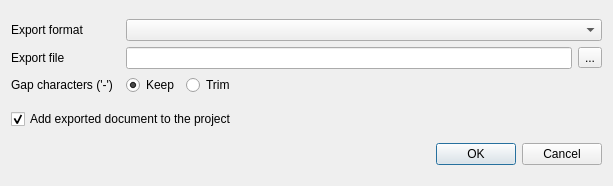
<?xml version="1.0" encoding="UTF-8"?>
<ui version="4.0">
 <class>U2::ExportMSA2SequencesDialog</class>
 <widget class="QDialog" name="U2::ExportMSA2SequencesDialog">
  <property name="geometry">
   <rect>
    <x>0</x>
    <y>0</y>
    <width>613</width>
    <height>186</height>
   </rect>
  </property>
  <property name="minimumSize">
   <size>
    <width>550</width>
    <height>0</height>
   </size>
  </property>
  <property name="windowTitle">
   <string>Convert Alignment to Separate Sequences</string>
  </property>
  <property name="modal">
   <bool>true</bool>
  </property>
  <layout class="QVBoxLayout" name="verticalLayout">
   <item>
    <layout class="QGridLayout" name="gridLayout">
     <item row="0" column="0">
      <widget class="QLabel" name="formatLabel">
       <property name="text">
        <string>Export format</string>
       </property>
      </widget>
     </item>
     <item row="0" column="1" colspan="2">
      <widget class="QComboBox" name="formatCombo"/>
     </item>
     <item row="1" column="0">
      <widget class="QLabel" name="fileLabel">
       <property name="text">
        <string>Export file</string>
       </property>
      </widget>
     </item>
     <item row="1" column="1">
      <widget class="QLineEdit" name="fileNameEdit"/>
     </item>
     <item row="1" column="2">
      <widget class="QToolButton" name="fileButton">
       <property name="text">
        <string>...</string>
       </property>
      </widget>
     </item>
     <item row="2" column="0">
      <widget class="QLabel" name="label">
       <property name="text">
        <string>Gap characters ('-')  </string>
       </property>
      </widget>
     </item>
     <item row="2" column="1" colspan="2">
      <layout class="QHBoxLayout" name="horizontalLayout_2">
       <item>
        <widget class="QRadioButton" name="keepGapsRB">
         <property name="text">
          <string>Keep</string>
         </property>
         <property name="checked">
          <bool>true</bool>
         </property>
        </widget>
       </item>
       <item>
        <widget class="QRadioButton" name="trimGapsRB">
         <property name="text">
          <string>Trim</string>
         </property>
        </widget>
       </item>
       <item>
        <spacer name="horizontalSpacer">
         <property name="orientation">
          <enum>Qt::Horizontal</enum>
         </property>
         <property name="sizeHint" stdset="0">
          <size>
           <width>40</width>
           <height>20</height>
          </size>
         </property>
        </spacer>
       </item>
      </layout>
     </item>
    </layout>
   </item>
   <item>
    <widget class="QCheckBox" name="addToProjectBox">
     <property name="text">
      <string>Add exported document to the project</string>
     </property>
     <property name="checked">
      <bool>true</bool>
     </property>
    </widget>
   </item>
   <item>
    <layout class="QHBoxLayout" name="horizontalLayout">
     <item>
      <widget class="QDialogButtonBox" name="buttonBox">
       <property name="standardButtons">
        <set>QDialogButtonBox::Cancel|QDialogButtonBox::Ok</set>
       </property>
      </widget>
     </item>
    </layout>
   </item>
  </layout>
 </widget>
 <resources/>
 <connections>
  <connection>
   <sender>buttonBox</sender>
   <signal>accepted()</signal>
   <receiver>U2::ExportMSA2SequencesDialog</receiver>
   <slot>accept()</slot>
   <hints>
    <hint type="sourcelabel">
     <x>207</x>
     <y>174</y>
    </hint>
    <hint type="destinationlabel">
     <x>207</x>
     <y>97</y>
    </hint>
   </hints>
  </connection>
  <connection>
   <sender>buttonBox</sender>
   <signal>rejected()</signal>
   <receiver>U2::ExportMSA2SequencesDialog</receiver>
   <slot>reject()</slot>
   <hints>
    <hint type="sourcelabel">
     <x>207</x>
     <y>174</y>
    </hint>
    <hint type="destinationlabel">
     <x>207</x>
     <y>97</y>
    </hint>
   </hints>
  </connection>
 </connections>
</ui>
